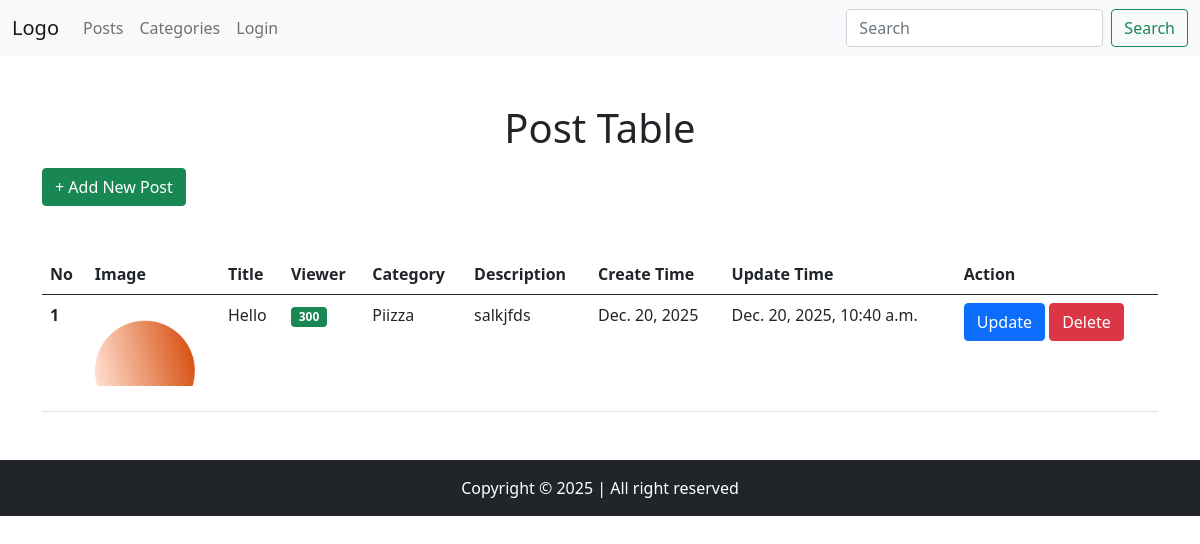
Page /post/list/ on the earlier database version.
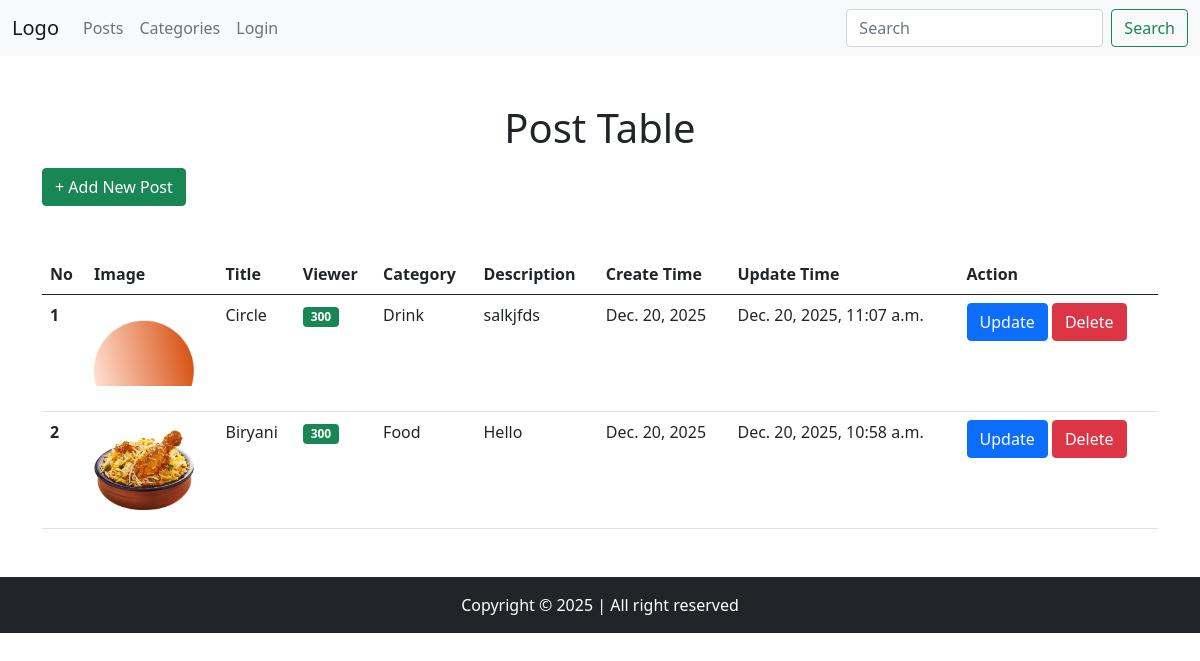
Same page on the later database version.
### app/models.py (models this page shows)
class PostModel(models.Model):
    title = models.CharField(max_length=50)
    description = models.TextField()
    image = models.ImageField(null=True, upload_to="posts/")
    category = models.ForeignKey(CategoryModel, on_delete=models.CASCADE, null=True)
    viewer = models.IntegerField(default=0)
    created_at = models.DateTimeField(auto_now_add=True)
    updated_at = models.DateTimeField(auto_now=True)

class CategoryModel(models.Model):
    name = models.CharField(max_length=200)
    created_at = models.DateTimeField(auto_now_add=True)
    updated_at = models.DateTimeField(auto_now=True)

### app/views.py (the view)
# urls.py: path("post/list/", views.post_list),
def post_list(request):
    posts = PostModel.objects.all()
    context = {"posts": posts}
    return render(request, "post_list.html", context)

### templates/post_list.html (shortened to what this page needs)
{% extends 'components/base.html' %}
{% block body %}
{% load humanize %}
<h1 class="text-center mb-3">Post Table</h1>
<a href="/post/create/" class="btn btn-success">+ Add New Post</a>
<table class="table mt-5">
    <thead>
        <tr>
            <th scope="col">No</th>
            <th scope="col">Image</th>
            <th scope="col">Title</th>
            <th scope="col">Viewer</th>
            <th scope="col">Category</th>
            <th scope="col">Description</th>
            <th scope="col">Create Time</th>
            <th scope="col">Update Time</th>
            <th scope="col">Action</th>
        </tr>
    </thead>
    <tbody>
        {% for post in posts %}
        <tr>
            <th scope="row">{{ forloop.counter }}</th>
            <td>
                {% if post.image %}
                <img src="{{ post.image.url }}" style="width: 100px;height: 100px;object-fit: contain;">
                {% else %}
                <img src="" style="width: 100px;height: 100px;object-fit: contain;">
                {% endif %}
            </td>
            <td>{{ post.title }}</td>
            <td><span class="badge bg-success">{{ post.viewer|intword }}</span></td>
            <td>{{ post.category.name }}</td>
            <td>{{ post.description }}</td>
            <td>{{ post.created_at|naturalday }}</td>
            <td>{{ post.updated_at }}</td>
            <td>
                <a href="/post/update/{{ post.id }}/" class="btn btn-primary">Update</a>
                <a href="/post/delete/{{ post.id }}/" class="btn btn-danger">Delete</a>
            </td>
        </tr>
        {% endfor %}
    </tbody>
</table>
{% endblock %}

Differences in the rows shown:
changed PostModel "salkjfds": title "Hello" → "Circle"; category.name "Piizza" → "Drink"; updated_at "Dec. 20, 2025, 10:40 a.m." → "Dec. 20, 2025, 11:07 a.m."
added PostModel: image (picture), title "Biryani", viewer "300", category.name "Food", description "Hello", created_at "Dec. 20, 2025", updated_at "Dec. 20, 2025, 10:58 a.m."
